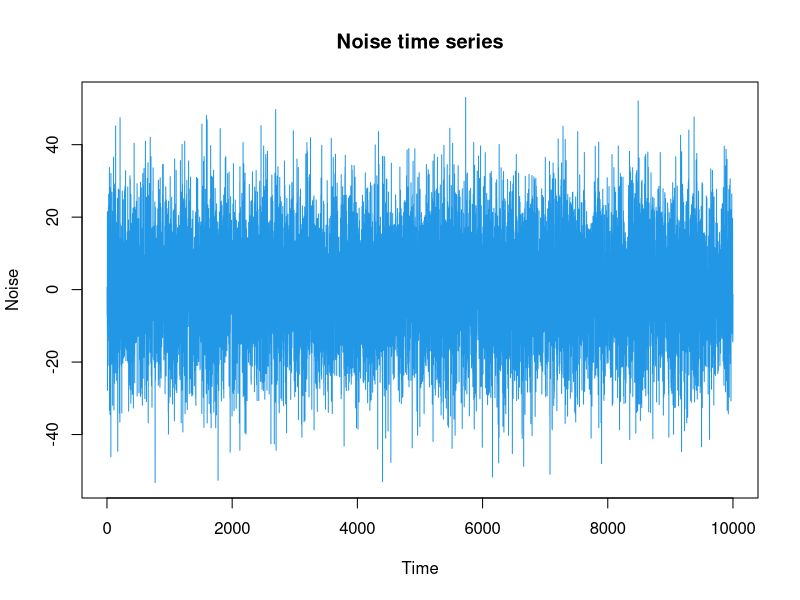
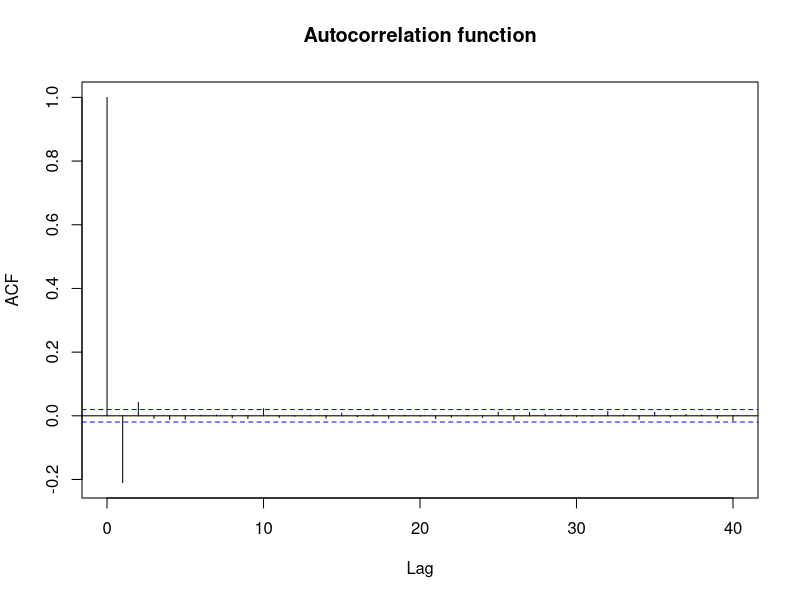

The R source for these figures, in order: (Note: this script raises an error after producing the figures.)
# Environmental stochasticity
rm(list=ls(all=TRUE)) 
par(mfrow=c(1,1))
# Write a function for generating environmental noise:
noise = function(size,k,w){ # 200,0.5, 10
	y = numeric(size)
	y[1] = rnorm(1,0,sd)
	e = rnorm(size)
	for(t in 2:size){
		y[t] = k*y[t-1] + w^2*sqrt(1-k^2)*e[t-1]
	}
	y = w*(y-mean(y))/sd(y)
	return(y)
}

# Environmental noise# --------------------
F = 10000     # simulation time span 
kappa = -0.2 # environmental autocorrelation
sd = 15   # environmental amplitude (standard deviation)

Y = noise(F,kappa,sd) # call function with same structure of elements,  
#noise to generate an environmental time series
length(Y)

#setwd("/home/eliecer/grive/EcolModelling14")
#write.table(Y, "NOISY.txt")




# Plot noise time series
par(mfrow=c(1,1))
plot(Y,type='l',col=4,main='Noise time series',xlab='Time',ylab='Noise')

# Plot noise autocorrelation function
acf(Y,main='Autocorrelation function')

# Population dynamics:
# --------------------
r = 0.7 # Intrinsic population growth rate
K = 100 # carrying capacity

x = as.numeric(); xx = as.numeric(); xxx = as.numeric(); xxxx = as.numeric()
x[1] = 10
xx[1] = 10
xxx[1] = 10
xxxx[1] = 10


for(t in 1:(60-1)){
	# Noise affects population K at each time: K[t] = K + Y[t]
	x[t+1] = x[t]*exp(r*Y[t]*(1 - x[t]/(K*Y[t])))
	xx[t+1] = xx[t]*exp(r*(1 - xx[t]/(K[t]+Y[t])))
	xxx[t+1] = xxx[t]*exp(r*(1 - xxx[t]/(K)))
  xxxx[t+1] = xxxx[t]*exp(r*(1 - xxxx[t]/(K)))
}
par(mfrow=c(2,2))
plot(seq(1,60,1),(1 - (xxx/(K+Y))), type ="l")
plot(seq(1,60,1),(1 - (xxx/(K*Y))), type ="l")
plot(seq(1,60,1),(1 - (xxx/(K))), type ="l")
plot(seq(1,60,1),(1 - (xxxx/(K))), type ="l")

xxx
edit(xxxx)
print(xx)
koko = (r*Y)
range(r)
range(Y)
range(koko)
par(mfrow=c(3,1))
# Plot population time series
plot(x,type='l',col=4,main='Population time series',xlab='Time',ylab='Population density')
plot(xx,type='l',col=4,main='Population time series',xlab='Time',ylab='Population density')
plot(xxx,type='l',col=4,main='Population time series',xlab='Time',ylab='Population density')
plot(xxxx,type='l',col=4,main='Population time series',xlab='Time',ylab='Population density')

plot(Y,type='l',col="red",main='Noise time series',xlab='Time',ylab='Noise')
# Plot population autocorrelation function
acf(x,main='Autocorrelation function')